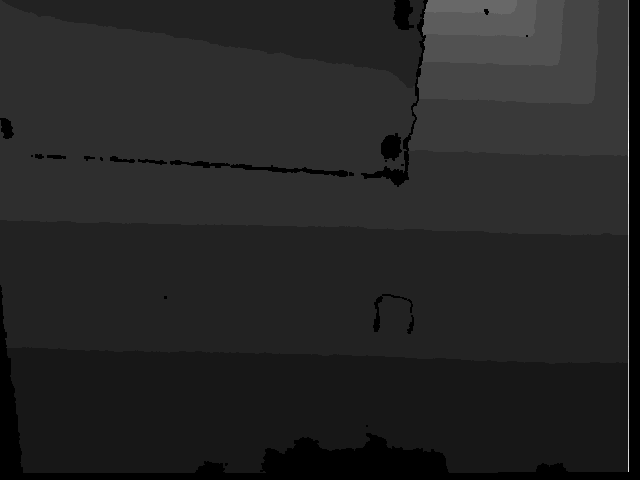
#> input picture picture/bg_plane1_mukuai.png, 640 x 480 px, found by its file name
$ python rd3Dpt.py
#> lines starting #> are read from the running program, lines starting #| are printed output that depends on the picture; after the words box and inside, x2 and y2 are one past the last pixel; in counts of white or black regions, pixels touching at a corner belong together
import numpy as np
import re
import cv2

# [46 lines left out: function fun1, not called in this run]
    #cv2.waitKey(0)

def fun2():
    depthFrame = cv2.imread(".\\picture\\bg_plane1_mukuai.png", -1)
#> depthFrame is the input picture: shape (480, 640) uint16; min 0, max 5728, mean 939.1
    dataX = np.zeros((1, 480 * 640), dtype=np.float32)
    dataY = np.zeros((1, 480 * 640), dtype=np.float32)
    for i in range(480):
        for j in range(640):
            dataX[:, i * 640 + j] = j
            dataY[:, i * 640 + j] = i

    dataX = (dataX - 320) / 577.0
    dataY = (dataY - 240) / 577.0
    dataZ = np.array(depthFrame)
    dataZ = dataZ.reshape(1, 480 * 640)
    dataX = dataX * dataZ
    dataY = dataY * dataZ

    data = np.row_stack((dataX, dataY))
    data = np.row_stack((data, dataZ))
    data = np.row_stack((data, np.ones((1, 480 * 640))))
    plane = np.array((0.0361176657, -1.43757679, -1.0, 985.958609))
    depth_by_plane = np.matmul(plane, data)
    depth_by_plane = depth_by_plane.reshape(480, 640)
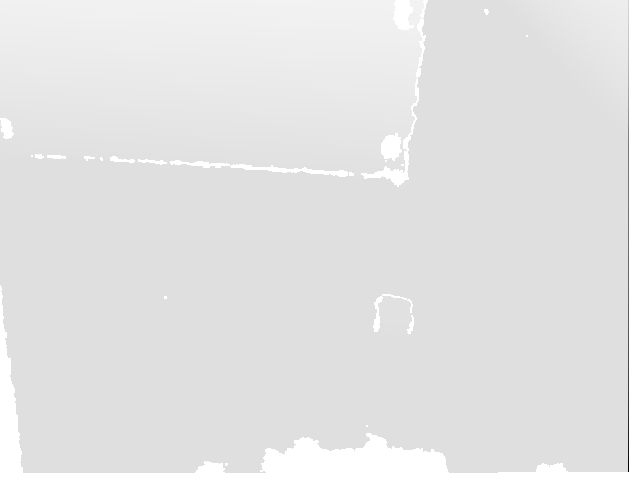
#> depth_by_plane: shape (480, 640) float64; min -6992.9, max 986, mean 137.8; drawn with min black and max white
    mask1 = cv2.threshold(depth_by_plane, 30, 255, cv2.THRESH_BINARY)[-1]
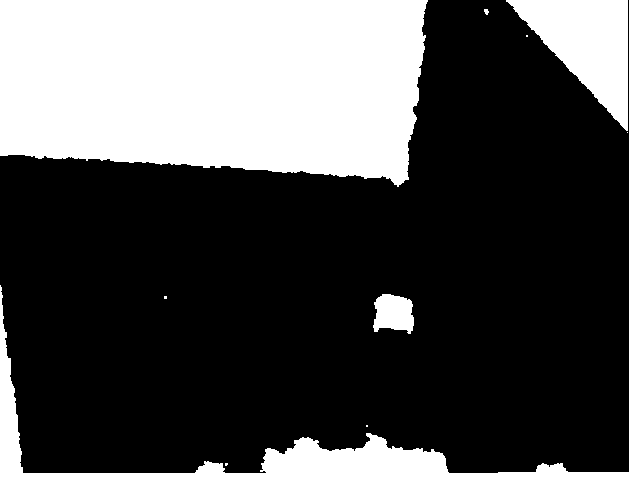
#> mask1: shape (480, 640) float64; 31.5% white; 10 white regions (5 under 20 px), largest, box (x1, y1, x2, y2) and area: (0, 0, 428, 187) 69831, (0, 0, 640, 480) 17339, (506, 0, 628, 131) 8157, (373, 294, 414, 334) 1262, (484, 9, 489, 15) 22
    mask2 = cv2.threshold(depth_by_plane, 70, 1, cv2.THRESH_BINARY_INV)[-1]
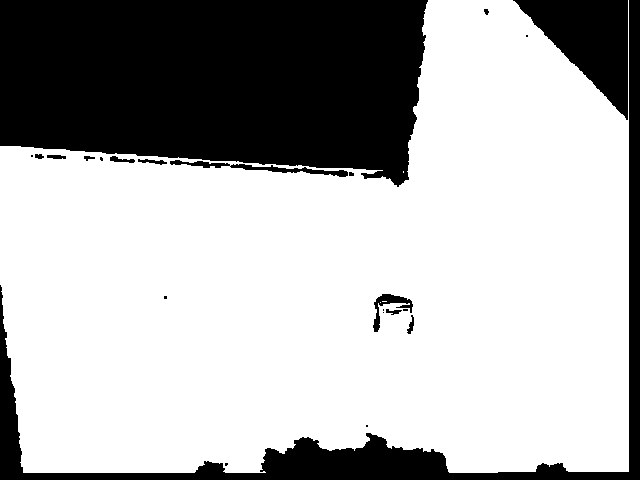
#> mask2: shape (480, 640) float64; values 0 (black) and 1 (white), 69.7% white; 23 black regions (10 under 20 px), largest, box (x1, y1, x2, y2) and area: (0, 0, 428, 187) 67086, (0, 0, 640, 480) 17339, (513, 0, 628, 120) 6959
    mask1 = np.array(mask1)
    mask2 = np.array(mask2)

    org_mask = np.multiply(mask1, mask2)
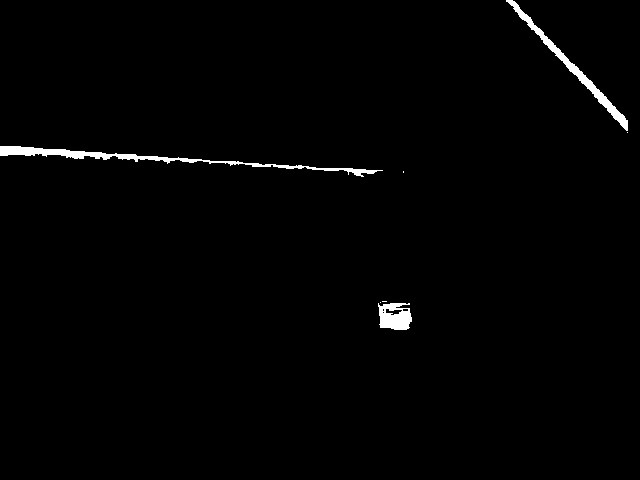
#> org_mask: shape (480, 640) float64; 1.2% white; 7 white regions (4 under 20 px), largest, box (x1, y1, x2, y2) and area: (0, 146, 383, 177) 1685, (506, 0, 628, 131) 1198, (378, 303, 412, 330) 694
    cv2.imshow("111", org_mask)
    org_mask = (org_mask).astype(np.uint8)
    mask = cv2.erode(org_mask, None, iterations=5)  # 5
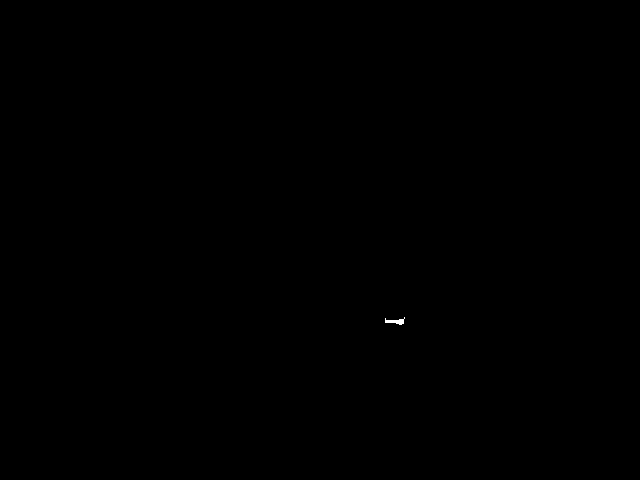
#> mask: shape (480, 640); 0.03% white; 1 white region, box (x1, y1, x2, y2) and area: (385, 317, 405, 325) 77
    mask = cv2.dilate(mask, None, iterations=5)  # 3
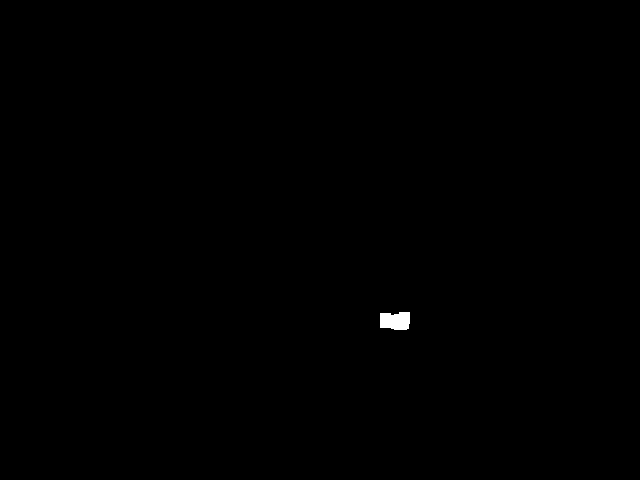
#> mask: shape (480, 640); 0.16% white; 1 white region, box (x1, y1, x2, y2) and area: (380, 312, 410, 330) 477
    cv2.imshow("fi", mask)
    #cv2.waitKey(0)

if __name__ == '__main__':
    # fun1()
    fun2()
    cv2.waitKey(0)
